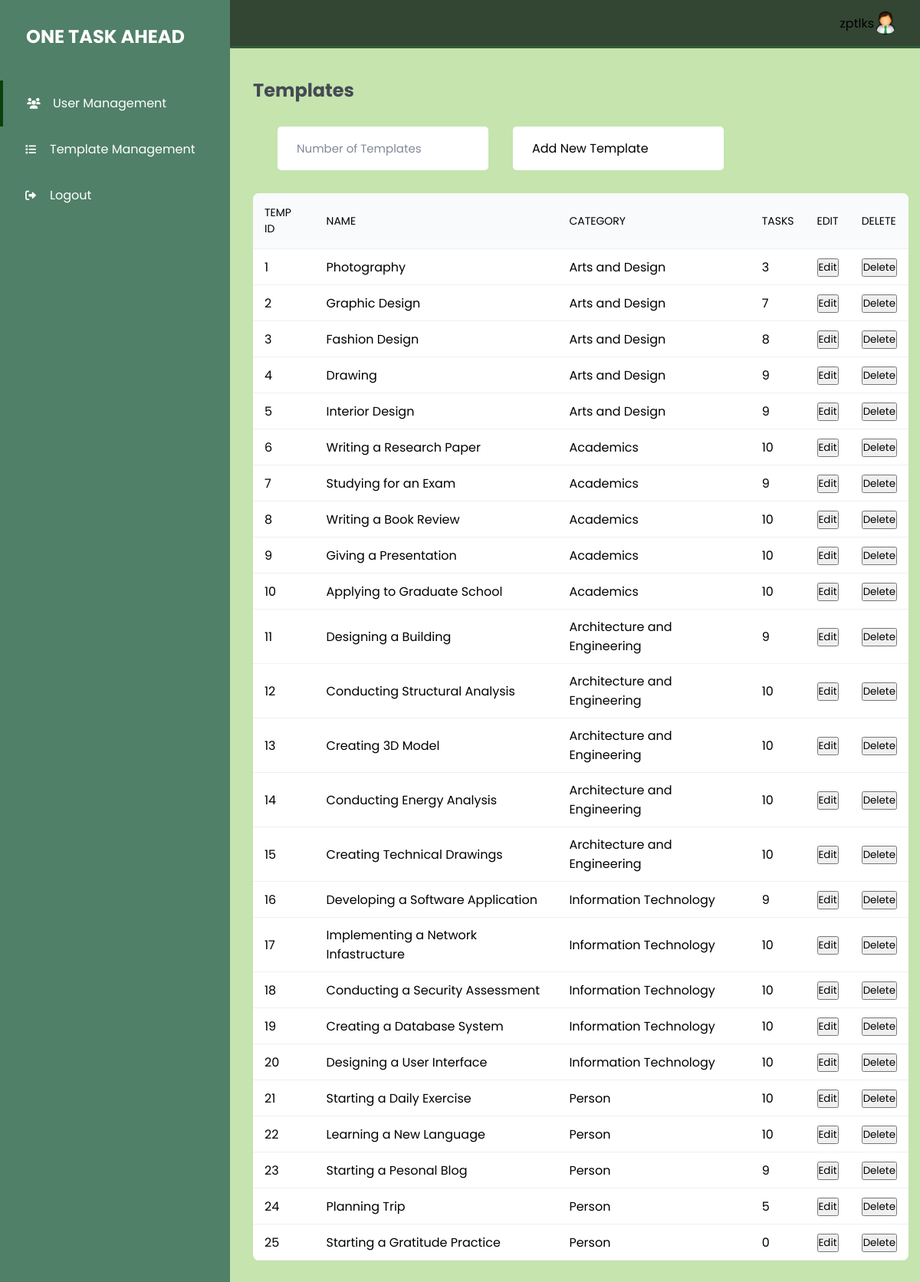
Page /adminshit/temp.php (signed in) on the committed database.
### tables this page shows
CREATE TABLE `template` (
  `template_id` int(99) NOT NULL,
  `temp_name` varchar(99) NOT NULL,
  `categ_id` int(11) NOT NULL
);

CREATE TABLE `category` (
  `categ_id` int(11) NOT NULL,
  `categ_name` varchar(128) NOT NULL
);

### adminshit/includes/functions.php (the view, shortened to what this page needs)
<?php
function displaytemps($conn)
{
    $sql = "SELECT template.template_id, template.temp_name, category.categ_name, COUNT(task.temp_id) AS task_count
            FROM template
            INNER JOIN category ON template.categ_id = category.categ_id
            LEFT JOIN task ON template.template_id = task.temp_id
            GROUP BY template.template_id;";
    $result = mysqli_query($conn, $sql);
    foreach ($result as $template) {
        echo "<tr>";
        echo "<td> " . $template['template_id'] . "</td> ";
        echo "<td> " . $template['temp_name'] . "</td> ";
        echo "<td> " . $template['categ_name'] . "</td> ";
        echo "<td> " . $template['task_count'] . "</td> ";
        echo "<td> <button>Edit</button></td>";
        echo "<td> <button> Delete </button></td>";
        echo "</tr>";
    }
}

### adminshit/admin.css (style rules this page uses)
:root { --orange: #335b38; }
* { margin: 0; padding: 0; box-sizing: border-box; font-family: "Poppins", sans-serif; }
body { width: 100%; background: #c5e4ae; position: relative; display: flex; }
tr { border-bottom: 1px solid #eef0f3; }
tbody tr td { padding: 10px 15px; }

### rows in the picture
template: template_id "1", temp_name "Photography", categ.categ_name "Arts and Design", task_count "3"
template: template_id "2", temp_name "Graphic Design", categ.categ_name "Arts and Design", task_count "7"
template: template_id "3", temp_name "Fashion Design", categ.categ_name "Arts and Design", task_count "8"
template: template_id "4", temp_name "Drawing", categ.categ_name "Arts and Design", task_count "9"
template: template_id "5", temp_name "Interior Design", categ.categ_name "Arts and Design", task_count "9"
template: template_id "6", temp_name "Writing a Research Paper", categ.categ_name "Academics", task_count "10"
template: template_id "7", temp_name "Studying for an Exam", categ.categ_name "Academics", task_count "9"
template: template_id "8", temp_name "Writing a Book Review", categ.categ_name "Academics", task_count "10"
template: template_id "9", temp_name "Giving a Presentation", categ.categ_name "Academics", task_count "10"
template: template_id "10", temp_name "Applying to Graduate School", categ.categ_name "Academics", task_count "10"
template: template_id "11", temp_name "Designing a Building", categ.categ_name "Architecture and Engineering", task_count "9"
template: template_id "12", temp_name "Conducting Structural Analysis", categ.categ_name "Architecture and Engineering", task_count "10"
template: template_id "13", temp_name "Creating 3D Model", categ.categ_name "Architecture and Engineering", task_count "10"
template: template_id "14", temp_name "Conducting Energy Analysis", categ.categ_name "Architecture and Engineering", task_count "10"
template: template_id "15", temp_name "Creating Technical Drawings", categ.categ_name "Architecture and Engineering", task_count "10"
template: template_id "16", temp_name "Developing a Software Application", categ.categ_name "Information Technology", task_count "9"
template: template_id "17", temp_name "Implementing a Network Infastructure", categ.categ_name "Information Technology", task_count "10"
template: template_id "18", temp_name "Conducting a Security Assessment", categ.categ_name "Information Technology", task_count "10"
template: template_id "19", temp_name "Creating a Database System", categ.categ_name "Information Technology", task_count "10"
template: template_id "20", temp_name "Designing a User Interface", categ.categ_name "Information Technology", task_count "10"
template: template_id "21", temp_name "Starting a Daily Exercise", categ.categ_name "Person", task_count "10"
template: template_id "22", temp_name "Learning a New Language", categ.categ_name "Person", task_count "10"
template: template_id "23", temp_name "Starting a Pesonal Blog", categ.categ_name "Person", task_count "9"
template: template_id "24", temp_name "Planning Trip", categ.categ_name "Person", task_count "5"
template: template_id "25", temp_name "Starting a Gratitude Practice", categ.categ_name "Person", task_count "0"

### other values in the picture
$_SESSION['username'] "zptlks"
